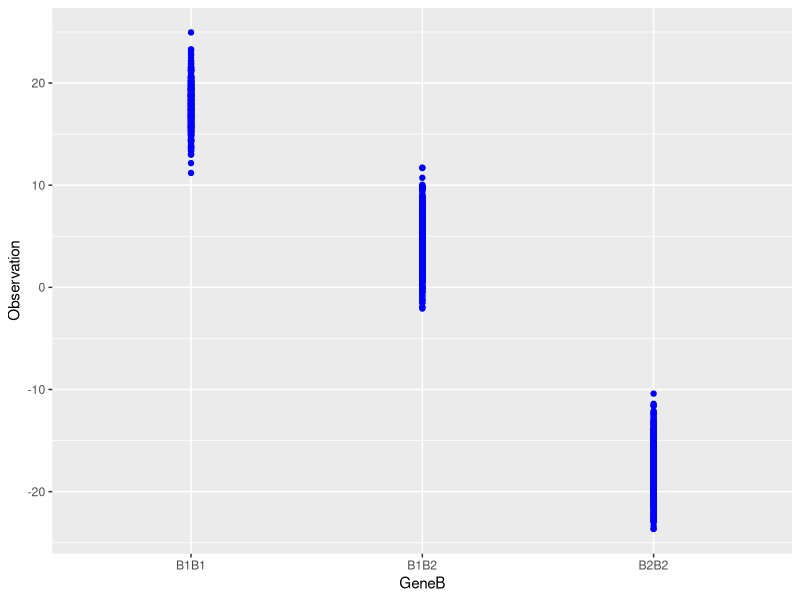

R code for this plot:
## ---- chunk 1
### # fix the number of animals
n_nr_animal <- 1000
### # fix number of snp columns
n_nr_snp <- 1
### # residual standard deviation
n_res_sd <- 2.13
### # vector of genotype value coefficients
vec_geno_value_coeff <- c(-1,0.25,1)
### # sample genotypes of unlinked SNP randomly
set.seed(9876)
### # fix allele frequency of positive allele
n_prob_snps <- .35
### # genotypic values 
vec_geno_val <- c(17.7)
mat_geno_snp <- matrix(c(sample(vec_geno_value_coeff, n_nr_animal, replace = TRUE),
                         sample(vec_geno_value_coeff, n_nr_animal, prob = c((1-n_prob_snps)^2, 2*(1-n_prob_snps)*n_prob_snps, n_prob_snps^2), replace = TRUE)),
                       nrow = n_nr_snp)
mat_obs_y <- crossprod(mat_geno_snp, vec_geno_val) + rnorm(n = n_nr_animal, mean = 0, sd = n_res_sd)
## ---- chunk 2
geno_code_map <- tibble::tibble(code = vec_geno_value_coeff,
                            `GeneB` = c("B2B2", "B1B2", "B1B1"))
geno_code <- tibble::tibble(`CodeB` = mat_geno_snp[1,])

require(dplyr)
geno_code %>% 
  inner_join(geno_code_map, by = c("CodeB" = "code")) %>%
  select(`CodeB`, `GeneB`) -> geno_snp_b

tbl_obs <- tibble::tibble(Observation = mat_obs_y[,1])

geno_snp_b %>% bind_cols(tbl_obs) -> tbl_all_data
tbl_all_data
## ---- chunk 3
require(ggplot2)
ggplot(data = tbl_all_data, aes(x = `GeneB`, y = Observation)) + 
  geom_point(color = 'blue')
## ---- chunk 4
tbl_all_data$GeneB <- as.factor(tbl_all_data$GeneB)
lm_all_data <- lm(Observation ~ 0 + GeneB, data = tbl_all_data)
summary(lm_all_data)
## ---- chunk 5
coef_all_data <- coefficients(lm_all_data)
str(coef_all_data)
## ---- chunk 6
n_shift <- mean(c(coef_all_data[["GeneBB1B1"]], coef_all_data[["GeneBB2B2"]]))
n_shift
## ---- chunk 7
(n_value_a <- coef_all_data[["GeneBB1B1"]] - n_shift)
(n_value_d <- coef_all_data[["GeneBB1B2"]] - n_shift)
## ---- chunk 8
(n_geno_val_B1B1 <- coef_all_data[["GeneBB1B1"]] - n_shift)
(n_geno_val_B1B2 <- coef_all_data[["GeneBB1B2"]] - n_shift)
(n_geno_val_B2B2 <- coef_all_data[["GeneBB2B2"]] - n_shift)
